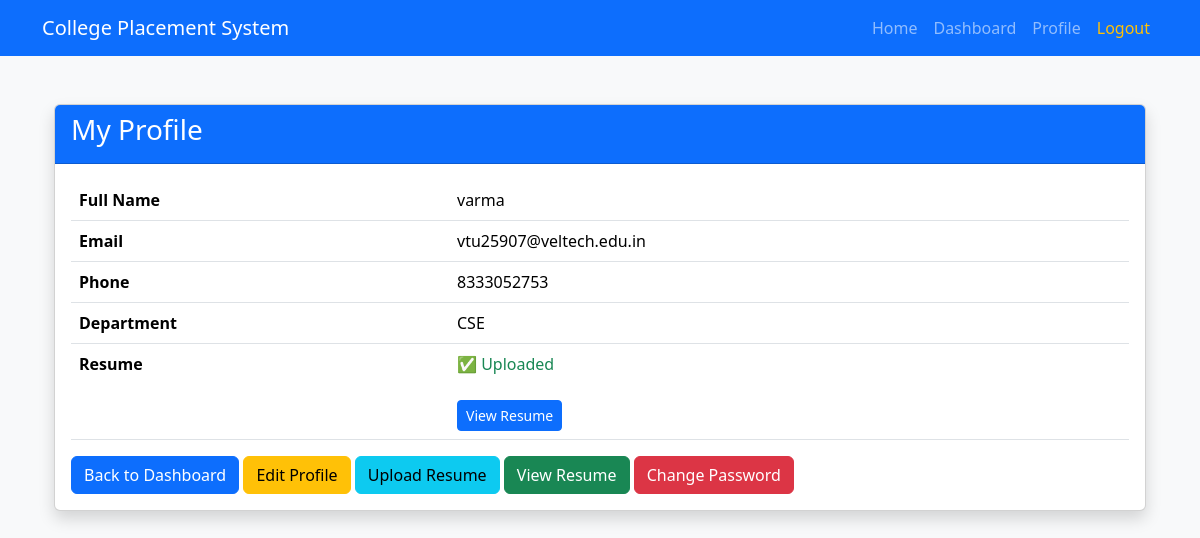
The app's page /profile (signed in) with its own data.
### app.py (models this page shows)
class Student(db.Model):
    id = db.Column(db.Integer, primary_key=True)
    fullname = db.Column(db.String(100))
    email = db.Column(db.String(100))
    phone = db.Column(db.String(20))
    department = db.Column(db.String(50))
    cgpa=db.Column(db.Float)
    password = db.Column(db.String(100))
    resume=db.Column(db.String(200))

### app.py (the view)
@app.route('/profile')
def profile():
    if 'student_id' not in session:
        return redirect('/login')
    student = Student.query.get(session['student_id'])
    return render_template("profile.html", student=student)

### templates/profile.html
{% extends "base.html" %}
{% block content %}
<div class="container mt-5">
<div class="card shadow">
<div class="card-header bg-primary text-white">
<h3>My Profile</h3>
</div>
<div class="card-body">
<table class="table">
<tr>
<th>Full Name</th>
<td>{{ student.fullname }}</td>
</tr>
<tr>
<th>Email</th>
<td>{{ student.email }}</td>
</tr>
<tr>
<th>Phone</th>
<td>{{ student.phone }}</td>
</tr>
<tr>
<th>Department</th>
<td>{{ student.department }}</td>
</tr>
<tr>
    <th>Resume</th>
    <td>
        {% if student.resume %}
            <span class="text-success">✅ Uploaded</span><br><br>
            <a href="{{ url_for('static', filename='resumes/' + student.resume) }}"
               target="_blank"
               class="btn btn-primary btn-sm">
                View Resume
            </a>
        {% else %}
            <span class="text-danger">❌ Not Uploaded</span>
        {% endif %}
    </td>
</tr>
</table>
<a href="/dashboard" class="btn btn-primary">
Back to Dashboard
</a>
<a href="/edit_profile" class="btn btn-warning">Edit Profile</a>
<a href="/upload_resume" class="btn btn-info">
    Upload Resume
</a>
{% if student.resume %}
<a href="{{ url_for('static', filename='resumes/' + student.resume) }}"
   target="_blank"
   class="btn btn-success">
    View Resume
</a>
{% endif %}
<a href="/change_password" class="btn btn-danger">Change Password</a>
</div>
</div>
</div>
{% endblock %}

### records on screen
Student: fullname "varma", email "vtu25907@veltech.edu.in", phone "8333052753", department "CSE"
